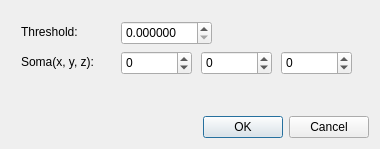
<?xml version="1.0" encoding="UTF-8"?>
<ui version="4.0">
 <class>QDlgPara</class>
 <widget class="QDialog" name="QDlgPara">
  <property name="geometry">
   <rect>
    <x>0</x>
    <y>0</y>
    <width>380</width>
    <height>149</height>
   </rect>
  </property>
  <property name="windowTitle">
   <string>Dialog</string>
  </property>
  <layout class="QGridLayout" name="gridLayout">
   <item row="0" column="0">
    <widget class="QFrame" name="frame">
     <property name="frameShape">
      <enum>QFrame::NoFrame</enum>
     </property>
     <property name="frameShadow">
      <enum>QFrame::Raised</enum>
     </property>
     <widget class="QDoubleSpinBox" name="dudThreshold">
      <property name="geometry">
       <rect>
        <x>110</x>
        <y>10</y>
        <width>91</width>
        <height>24</height>
       </rect>
      </property>
      <property name="decimals">
       <number>6</number>
      </property>
      <property name="singleStep">
       <double>0.100000000000000</double>
      </property>
     </widget>
     <widget class="QLabel" name="label">
      <property name="geometry">
       <rect>
        <x>10</x>
        <y>10</y>
        <width>101</width>
        <height>21</height>
       </rect>
      </property>
      <property name="text">
       <string>Threshold:</string>
      </property>
     </widget>
     <widget class="QLabel" name="label_2">
      <property name="geometry">
       <rect>
        <x>10</x>
        <y>40</y>
        <width>101</width>
        <height>21</height>
       </rect>
      </property>
      <property name="text">
       <string>Soma(x, y, z):</string>
      </property>
     </widget>
     <widget class="QSpinBox" name="nudSomaX">
      <property name="geometry">
       <rect>
        <x>110</x>
        <y>40</y>
        <width>71</width>
        <height>24</height>
       </rect>
      </property>
      <property name="minimum">
       <number>-1</number>
      </property>
      <property name="maximum">
       <number>99999</number>
      </property>
     </widget>
     <widget class="QSpinBox" name="nudSomaY">
      <property name="geometry">
       <rect>
        <x>190</x>
        <y>40</y>
        <width>71</width>
        <height>24</height>
       </rect>
      </property>
      <property name="minimum">
       <number>-1</number>
      </property>
      <property name="maximum">
       <number>99999</number>
      </property>
     </widget>
     <widget class="QSpinBox" name="nudSomaZ">
      <property name="geometry">
       <rect>
        <x>270</x>
        <y>40</y>
        <width>71</width>
        <height>24</height>
       </rect>
      </property>
      <property name="minimum">
       <number>-1</number>
      </property>
      <property name="maximum">
       <number>99999</number>
      </property>
     </widget>
    </widget>
   </item>
   <item row="1" column="0">
    <widget class="QDialogButtonBox" name="buttonBox">
     <property name="orientation">
      <enum>Qt::Horizontal</enum>
     </property>
     <property name="standardButtons">
      <set>QDialogButtonBox::Cancel|QDialogButtonBox::Ok</set>
     </property>
    </widget>
   </item>
  </layout>
 </widget>
 <resources/>
 <connections>
  <connection>
   <sender>buttonBox</sender>
   <signal>accepted()</signal>
   <receiver>QDlgPara</receiver>
   <slot>accept()</slot>
   <hints>
    <hint type="sourcelabel">
     <x>248</x>
     <y>254</y>
    </hint>
    <hint type="destinationlabel">
     <x>157</x>
     <y>274</y>
    </hint>
   </hints>
  </connection>
  <connection>
   <sender>buttonBox</sender>
   <signal>rejected()</signal>
   <receiver>QDlgPara</receiver>
   <slot>reject()</slot>
   <hints>
    <hint type="sourcelabel">
     <x>316</x>
     <y>260</y>
    </hint>
    <hint type="destinationlabel">
     <x>286</x>
     <y>274</y>
    </hint>
   </hints>
  </connection>
 </connections>
</ui>
